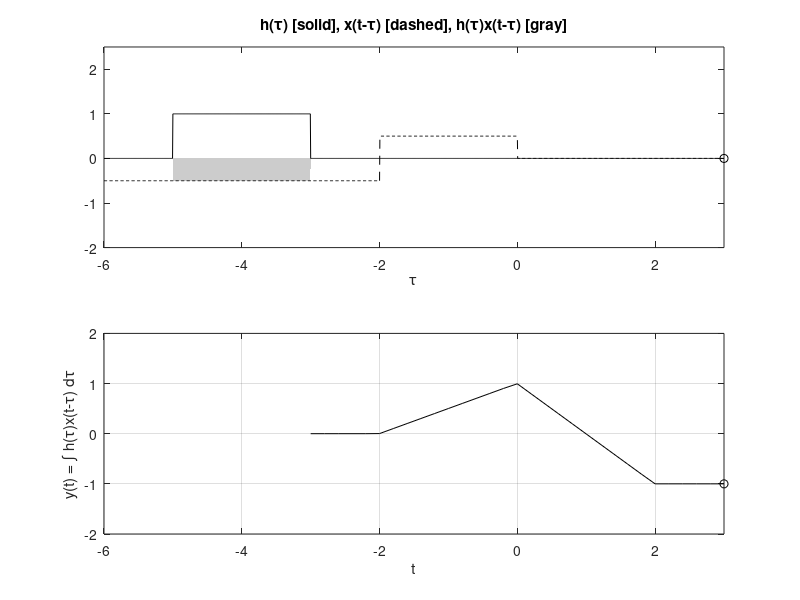

The MATLAB script that drew this image:


u = @(t) 1.0*(t>=0);
x = @(t) (0.5).*u(t-3)-u(t-5);
h = @(t) (1).*(u(t+5)-u(t+3));
dtau = 0.005; tau = -6:dtau:3;
ti = 0; tvec = -3:.2:3;
y = NaN*zeros(1,length(tvec)); % Pre-allocate memory
for t = tvec
ti = ti+1; % Time index
xh = x(t-tau).*h(tau); lxh = length(xh);
y(ti) = sum(xh.*dtau); % Trapezoidal approximation of convolution integral
subplot(2,1,1),plot(tau,h(tau),'k-',tau,x(t-tau),'k--',t,0,'ok');
axis([tau(1) tau(end) -2.0 2.5]);
patch([tau(1:end-1);tau(1:end-1);tau(2:end);tau(2:end)],...
[zeros(1,lxh-1);xh(1:end-1);xh(2:end);zeros(1,lxh-1)],...
[.8 .8 .8],'edgecolor','none');
xlabel('\tau'); title('h(\tau) [solid], x(t-\tau) [dashed], h(\tau)x(t-\tau) [gray]');
c = get(gca,'children'); set(gca,'children',[c(2);c(3);c(4);c(1)]);
subplot(2,1,2),plot(tvec,y,'k',tvec(ti),y(ti),'ok');
xlabel('t'); ylabel('y(t) = \int h(\tau)x(t-\tau) d\tau');
axis([tau(1) tau(end) -2.0 2.0]); grid;
drawnow;
end